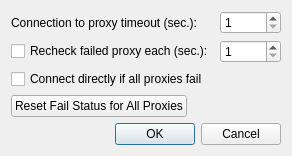
<?xml version="1.0" encoding="UTF-8"?>
<ui version="4.0">
 <class>RedundancyOptionsDialog</class>
 <widget class="QDialog" name="RedundancyOptionsDialog">
  <property name="windowTitle">
   <string>Redundancy Options</string>
  </property>
  <layout class="QGridLayout" name="mainLayout">
   <item row="0" column="0">
    <widget class="QLabel" name="timeoutLabel">
     <property name="text">
      <string>Connection to proxy timeout (sec.):</string>
     </property>
    </widget>
   </item>
   <item row="0" column="1">
    <widget class="QSpinBox" name="timeoutSpin">
     <property name="minimum">
      <number>1</number>
     </property>
     <property name="maximum">
      <number>600</number>
     </property>
    </widget>
   </item>
   <item row="1" column="0">
    <widget class="QCheckBox" name="recheckCheck">
     <property name="text">
      <string>Recheck failed proxy each (sec.):</string>
     </property>
    </widget>
   </item>
   <item row="1" column="1">
    <widget class="QSpinBox" name="recheckSecSpin">
     <property name="minimum">
      <number>1</number>
     </property>
     <property name="maximum">
      <number>86400</number>
     </property>
    </widget>
   </item>
   <item row="2" column="0" colspan="2">
    <widget class="QCheckBox" name="directCheck">
     <property name="text">
      <string>Connect directly if all proxies fail</string>
     </property>
    </widget>
   </item>
   <item row="3" column="0" colspan="2">
    <layout class="QHBoxLayout" name="resetRow">
     <item>
      <widget class="QPushButton" name="resetButton">
       <property name="text">
        <string>Reset Fail Status for All Proxies</string>
       </property>
      </widget>
     </item>
     <item>
      <spacer name="resetSpacer">
       <property name="orientation">
        <enum>Qt::Horizontal</enum>
       </property>
       <property name="sizeHint" stdset="0">
        <size>
         <width>40</width>
         <height>20</height>
        </size>
       </property>
      </spacer>
     </item>
    </layout>
   </item>
   <item row="4" column="0" colspan="2">
    <widget class="QDialogButtonBox" name="buttonBox">
     <property name="orientation">
      <enum>Qt::Horizontal</enum>
     </property>
     <property name="standardButtons">
      <set>QDialogButtonBox::Cancel|QDialogButtonBox::Ok</set>
     </property>
    </widget>
   </item>
  </layout>
 </widget>
 <resources/>
 <connections>
  <connection>
   <sender>buttonBox</sender>
   <signal>accepted()</signal>
   <receiver>RedundancyOptionsDialog</receiver>
   <slot>accept()</slot>
  </connection>
  <connection>
   <sender>buttonBox</sender>
   <signal>rejected()</signal>
   <receiver>RedundancyOptionsDialog</receiver>
   <slot>reject()</slot>
  </connection>
 </connections>
</ui>
